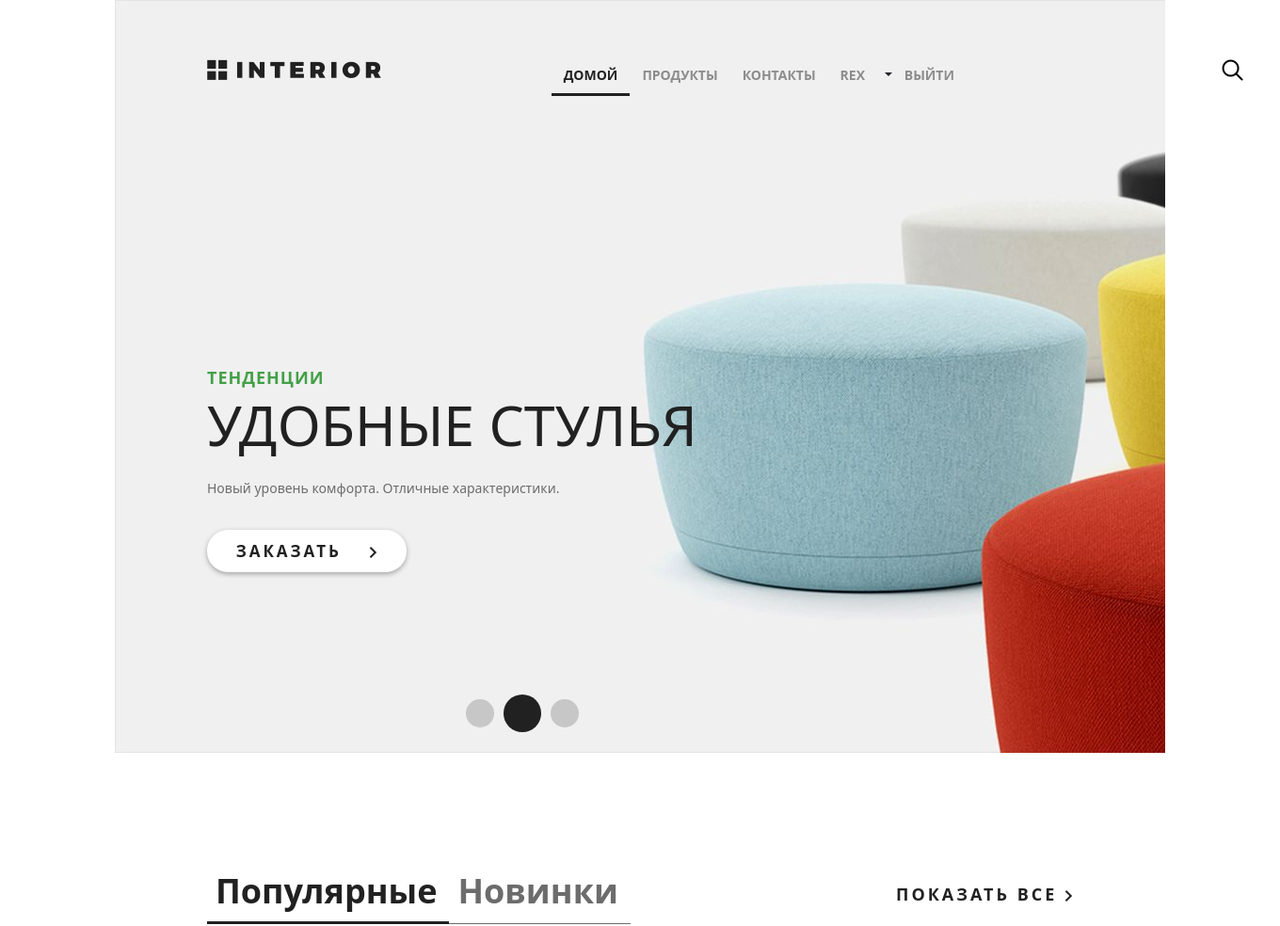
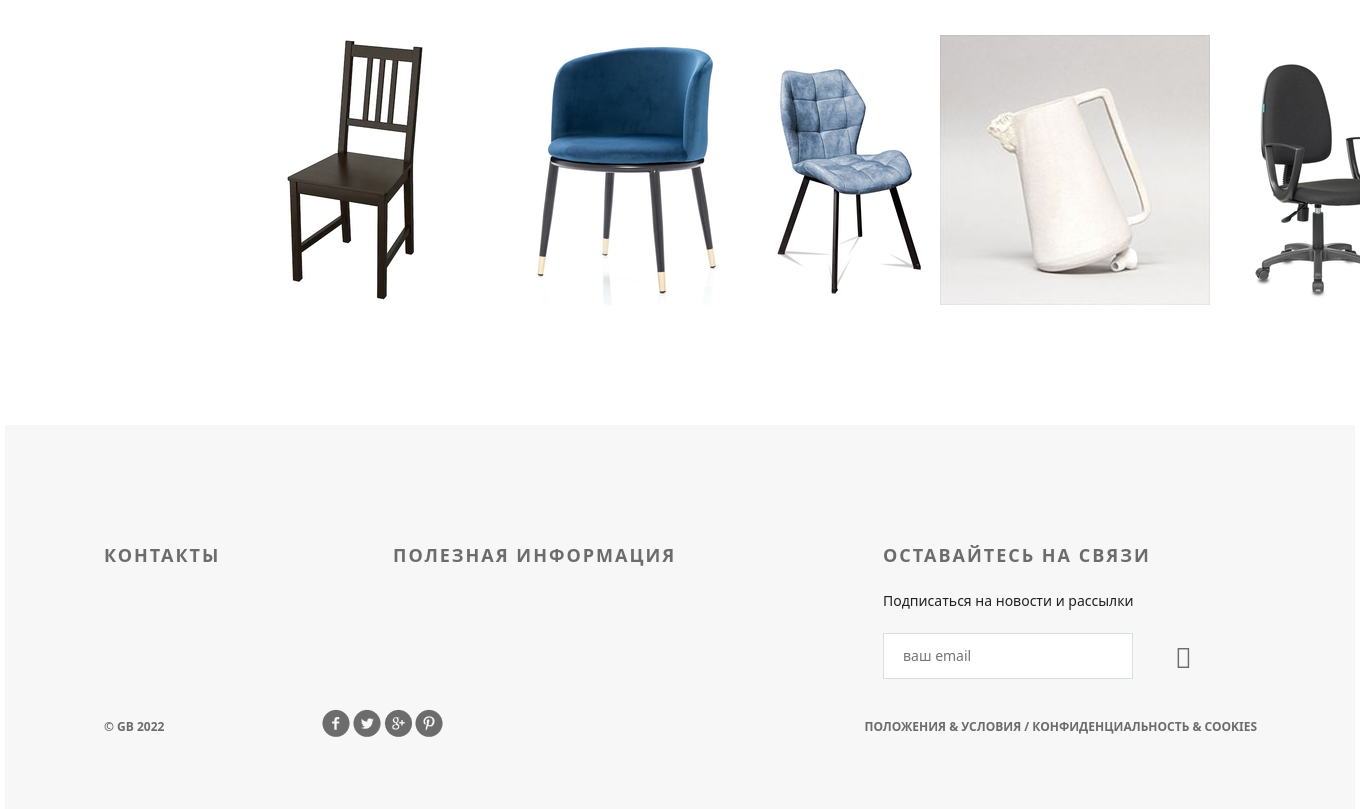
Page / (signed in) on the committed database (2 pictures, top to bottom).
### authapp/models.py (models this page shows, shortened)
class ShopUser(AbstractUser):
    avatar = models.ImageField(upload_to='users_avatars', blank=True)
    age = models.PositiveIntegerField(verbose_name='возраст', default=18)
    activation_key = models.CharField(max_length=128, blank=True)
    activation_key_expires = models.DateTimeField(default=(now() + timedelta(hours=48)))

### mainapp/models.py (models this page shows, shortened)
class Product(models.Model):
    category = models.ForeignKey(ProductCategory, on_delete=models.CASCADE)
    name = models.CharField(verbose_name='имя продукта', max_length=128)
    image = models.ImageField(upload_to='products_images', blank=True)
    short_desc = models.CharField(verbose_name='краткое описание продукта', max_length=60, blank=True)
    description = models.TextField(verbose_name='описание продукта', blank=True)
    price = models.DecimalField(verbose_name='цена продукта', max_digits=8, decimal_places=2, default=0)
    quantity = models.PositiveIntegerField(verbose_name='количество на складе', default=0)
    is_active = models.BooleanField(default=True)

### geekshop/views.py (the view)
# urls.py: path('', basketapp.basket, name='index'),
def index(request):
    title = 'Geekshop'
    products = Product.objects.all()[:5]
    basket = []
    if request.user.is_authenticated:
        basket = Basket.objects.filter(user=request.user)
    context = {
        'title': title,
        'products': products,
        'basket': basket,
    }
    return render(request, 'geekshop/index.html', context)

### mainapp/context_processors.py (called while the page is built)
def basket(request):
    print(f'context processor basket works')
    basket = []
    if request.user.is_authenticated:
        basket = Basket.objects.filter(user=request.user)
    return {
        'basket': basket,
    }

### geekshop/templates/geekshop/index.html (shortened to what this page needs)
{% extends 'geekshop/base.html' %}
{% load static %}
{% block content %}
		<div class="slider">
			<div class="header clearfix">
				{% include 'geekshop/includes/main_menu.html' %}
			</div>
			<div class="text-slider">
				<h3 class="green">тенденции</h3>
				<h3 class="big"> удобные стулья</h3>
				<p>Новый уровень комфорта. Отличные характеристики.</p>
				<a href="#" class="button-order">заказать <img src="{% static 'geekshop/img/arrow.png' %}" alt=""></a>
			</div>
			<div class="navi">
				<a href="#"></a><a href="#"></a><a href="#"></a>
			</div>
		</div>
		<div class="featured">
			<div class="featured-menu">
					<a class="active" href="#">Популярные</a><a href="#">Новинки</a>
			</div>
			<a class="explore" href="#">показать все <img src="{% static 'geekshop/img/arrow.png' %}" alt=""></a>
			<div class="clearfix">
			</div>
			<div class="tab-content">
				{% for product in products %}
				<div class="block">
					<a href="#"><img src="/media/{{ product.image }}" alt="">
					</a>
				</div>
				{% endfor %}
			</div>
		</div>
{% endblock %}

### geekshop/templates/geekshop/includes/main_menu.html (shortened to what this page needs)
<a href="{% url 'index' %}" class="logo"></a>
<ul class="menu">
    <li><a href="{% url 'index' %}" class="active">домой</a></li>
    <li><a href="{% url 'products:index' %}">продукты</a></li>
    <li><a href="{% url 'contacts' %}">контакты</a></li>
    {% if user.is_authenticated %}
    <li class="dropdown-toggle" id="dropdownMenuButton2" data-bs-toggle="dropdown"
        aria-expanded="false">
        <a href="{% url 'auth:edit' %}">
            {{ user.first_name|default:'Пользователь' }}
        </a>
    </li>
    {% endif %}
    <li>
        {% if user.is_authenticated %}
        <a href="{% url 'auth:logout' %}">выйти</a>
        {% else %}
        <a href="{% url 'auth:login' %}">войти</a>
        {% endif %}
    </li>
</ul>
<a href="#" class="search"></a>

### geekshop/static/geekshop/style.css (style rules this page uses)
* { margin: 0; padding: 0; }
body { font-family: 'Montserrat', sans-serif; }
html, body { height: 100%; }
.slider { height: 800px; background-image: url(img/slider.jpg); padding-left: 98px; padding-right: 211px; position: relative; }
.logo { background-image: url(img/logo.png); margin-top: 63px; width: 185px; height: 22px; float: left; }
.menu { list-style-type: none; margin-top: 67px; float: right; }
.menu li { float: left; }
.menu a { color: #8c8c8c; font-size: 14px; font-weight: 700; text-align: right; text-transform: uppercase; text-decoration: none; padding: 10px 13px; }
.menu .active { color: #212121; font-weight: 700; border-bottom: 3px solid #212121; }
.search { display: block; width: 23px; height: 23px; background-image: url(img/search.png); position: absolute; top: 63px; left: 1176px; }
.clearfix:after { content: ""; display: block; clear: both; }
.text-slider { margin-top: 288px; position: absolute; }
.text-slider p { color: #6c6c6c; font-size: 14px; text-align: left; width: 458px; line-height: 24px; }
.button-order { background-color: #ffffff; box-shadow: 0px 2px 4.85px 0.15px rgba(33, 33, 33, 0.35); width: 212px; height: 45px; display: block; text-transform: uppercase; text-align: center; border-radius: 22px; text-decoration: none; color: #212121; font-size: 17px; font-weight: 700; line-height: 45px; margin-top: 32px; letter-spacing: 3px; }
.button-order img { padding-left: 22px; }
.green { text-transform: uppercase; color: #43a047; font-size: 18px; font-weight: 700; text-align: left; margin-bottom: 22px; line-height: 13px; letter-spacing: 1px; }
.big { color: #212121; font-size: 59px; line-height: 43px; text-transform: uppercase; font-weight: 100; margin-bottom: 34px; }
.navi { position: absolute; bottom: 22px; right: 618px; display: flex; width: 130px; height: 40px; justify-content: space-between; align-items: center; }
.navi a { display: block; width: 30px; height: 30px; border-radius: 50%; background-color: rgba(33, 33, 33, 0.2); float: left; margin: 0px 5px; }
.navi a:nth-child(2) { display: block; width: 40px; height: 40px; border-radius: 50%; background-color: #212121; float: left; margin: 0px; }
.featured { padding-left: 98px; padding-right: 98px; }
.featured-menu { margin-top: 120px; width: 300px; height: 49px; float: left; }
.featured-menu a { color: #6c6c6c; font-size: 36px; font-weight: 700; text-align: left; text-decoration: none; border-bottom: 1px solid #6c6c6c; padding-bottom: 10px; padding-right: 13px; padding-left: 9px; }
.featured-menu .active { font-size: 36px; font-weight: 700; text-align: left; color: #212121; border-bottom: 3px solid #212121; padding-bottom: 8px; }
.explore { text-transform: uppercase; color: #212121; font-size: 18px; font-weight: 700; line-height: 24px; text-align: center; float: right; margin-top: 138px; letter-spacing: 3px; text-decoration: none; }
.tab-content { margin-top: 50px; display: flex; justify-content: space-between; margin-bottom: 120px; }
.tab-content .block { height: 270px; width: 270px; position: relative; }

### rows in the picture
ShopUser: first_name "REX"
Product: image (picture)
Product: image (picture)
Product: image (picture)
Product: image (picture)
Product: image (picture)
